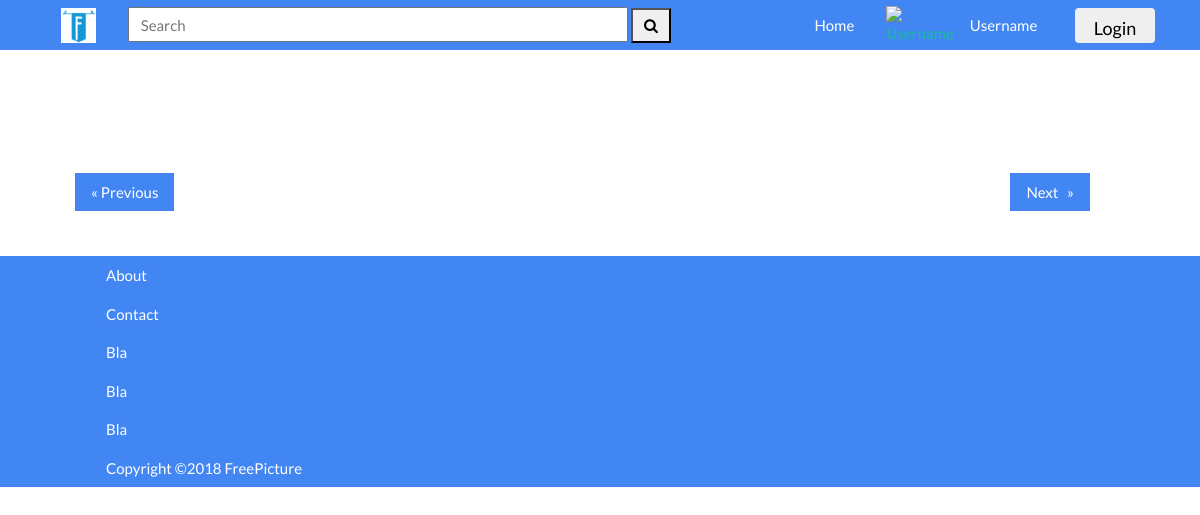
Before: / with the older database file.
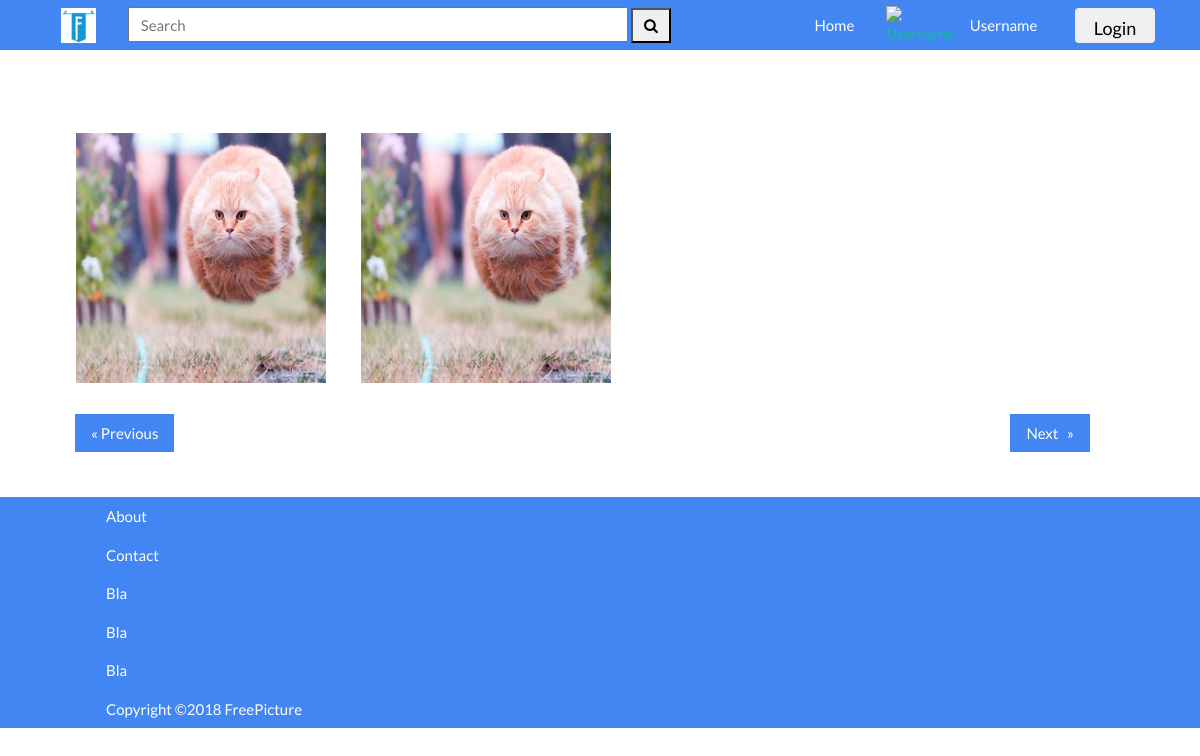
After: the same page with the newer database file.
### tables this page shows
CREATE TABLE `t_gambar` (
  `id_gambar` int(11) NOT NULL,
  `id_user` int(11) NOT NULL,
  `id_ekstensi_gambar` int(11) NOT NULL,
  `nama_gambar` varchar(100) NOT NULL,
  `nama_file` varchar(200) NOT NULL,
  `jumlah_like` int(11) NOT NULL,
  `jumlah_view` int(11) NOT NULL
);

### application/controllers/Home.php (called while the page is built, shortened)
<?php
class Home extends CI_Controller {
	public function __construct()
	{
		$this->load->helper(array('form'));
		$this->load->model(array('UserModel', 'CookieModel', 'ModelGambar'));
	}
	public function index()
	{
		$cookie = $this->CookieModel->getCookie();
		if ($cookie !== null){
			$user_data = $this->UserModel->getUserData($cookie);
			if ($user_data->id_role == 2){
				redirect(site_url('admin'));
			}else {
				$this->load->view('v_home', $this->loadAllGambar());
			}
		}else {
			$this->load->view('v_home', $this->loadAllGambar());
		}
	}
	public function loadAllGambar() {
		$data['semua_gambar'] = $this->ModelGambar->getAllGambar();
		return $data;
	}
}

### index.php (called while the page is built, shortened)
<?php
require_once BASEPATH.'core/CodeIgniter.php';

### application/models/CookieModel.php (called while the page is built, shortened)
<?php
	class CookieModel extends CI_Model {
		public function getCookie(){
       		$cookie = get_cookie('user', TRUE);
       		if ($cookie != NULL){
       			return $cookie;
       		}else {
       			return null;
       		}
		}
	}
?>

### application/models/ModelGambar.php (called while the page is built, shortened)
<?php
	class ModelGambar extends CI_Model {
		public function getAllGambar() {
			$q = $this->db->select('*')->from('t_gambar')->get();
			return $q->result();
		}
	}
?>

### application/views/v_home.php (the view, shortened to what this page needs)
<!DOCTYPE html>
<html>
<head>
	<link href="<?php echo site_url('assets/css/bootswatch/bootstrap.min.css') ?>" rel="stylesheet">
    <link href="<?php echo site_url('assets/css/bootswatch/style.css') ?>" rel="stylesheet">
    <link href="<?php echo site_url('assets/css/style2.css') ?>" rel="stylesheet">
    <link rel="stylesheet" href="https://cdnjs.cloudflare.com/ajax/libs/font-awesome/4.7.0/css/font-awesome.min.css">
</head>
<body>
	<nav class="navbar navbar-expand-lg navbar-light navcolor" style="height: 50px;">
	  <div class="container">
		  <a class="navbar-brand" href="<?php echo site_url() ?>"><img height="35px" width="35px" src="<?php echo site_url('assets/img/WebsiteLogo2.png') ?>"></a>
		  <div class="topnav">
  			<div class="search-container">
    		  <form action="#">
      		  <input style="width: 500px; height: 35px;" type="text" placeholder="&nbsp;&nbsp;&nbsp;Search" name="search">
      		  <button style ="width:40px; height: 35px;" type="submit"><i class="fa fa-search"></i></button>
    		  </form>
  			</div>
		  </div>
		  <div class="collapse navbar-collapse">
		  	<?php if ($this->CookieModel->getCookie() == null) { ?>
		      	<div class="col-md-5"> </div>
			  	<a class="navbar-nav mr-auto" style="color: white; " href="<?php echo site_url() ?>">Home</a>
			  	<a href="#">
			  		<img src="https://cdn.iconscout.com/public/images/icon/premium/png-512/account-avatar-male-man-person-profile-363ed8899dda8c42-512x512.png" alt="Username" style="width:40px;">
			  	</a>
			  	<a class="navbar-nav mr-auto" style="color: white; " href="<?php echo site_url('profil'); ?>">Username</a>
		    <?php } ?>
		  </div>
		  <div class="collapse navbar-collapse" id="navbarColor01">
		      <?php if ($this->CookieModel->getCookie() == null) { ?>
		      	<button style="width: 80px; height: 35px; font-size: 18px;" class="btn btn-default" onclick="location.href='<?php echo site_url('login'); ?>'">Login</button>
		      <?php	} else { ?>
		      	<button style="width: 80px; height: 35px; font-size: 18px;" class="btn btn-default" onclick="location.href='<?php echo site_url('logout'); ?>'">Logout</button>
		      <?php	} ?>
		  </div>
	  </div>
	</nav>
	<br>
	<br>
    <div class="row" style="padding-top: 10px; padding-center: 120px;">
    	<?php foreach ($semua_gambar as $value) { ?>
    		<div class="column">
			    <a href="<?php echo site_url('highlight/'.$value->nama_file); ?>"><img src="<?php echo site_url('upload/'.$value->nama_file); ?>" width="200" height="200"></a>
			</div>
		<?php } ?>
	  <br>
	  <br>
	</div>
	<br>
	<div class="row">
		<div class="col-md-6" align="left">
		  <a href="#" class="previous">&laquo; Previous</a>
		</div>
		<div class="col-md-5" align="right">
		  <a href="#" class="next">Next &nbsp &raquo;</a>
		</div>
	</div>
	<br>
	<br>
	<div class="footer">
        <ul>
        <li style="color:#4286f4">
            <a style="color: white;" href="#">About</a>
        </li>
        <li style="color:#4286f4">
            <a style="color: white;" href="#">Contact</a>
        </li>
        <li style="color:#4286f4">
            <a style="color: white;" href="#">Bla</a>
        </li>
        <li style="color:#4286f4">
            <a style="color: white;" href="#">Bla</a>
        </li>
        <li style="color:#4286f4">
            <a style="color: white;" href="#">Bla</a>
        </li>
        <li style="color:#4286f4">
            <a style="color: white;" href="#">Copyright ©2018 FreePicture</a>
        </li>
        </ul>
	</div>
</body>
</html>

### assets/css/bootswatch/style.css (style rules this page uses)
.navcolor { background-color: #4286f4; }

### assets/css/style2.css (style rules this page uses)
.row { padding-left: 75px; display: flex; flex-wrap: wrap; margin-right: 0px; }
.column { flex: 25%; max-width: 25%; }
.column img { margin-top: 20px; width: 250px; height: 250px; }
a { text-decoration: none; display: inline-block; padding: 8px 16px; position: relative; }
.previous { background-color: #4286f4; color: white; }
.next { background-color: #4286f4; color: white; }
.footer { position: relative; width: 100%; background-color: #4286f4; color: white; padding-left: 50px; }

Changed rows visible on the page:
added t_gambar: nama_file (picture)
added t_gambar: nama_file (picture)
